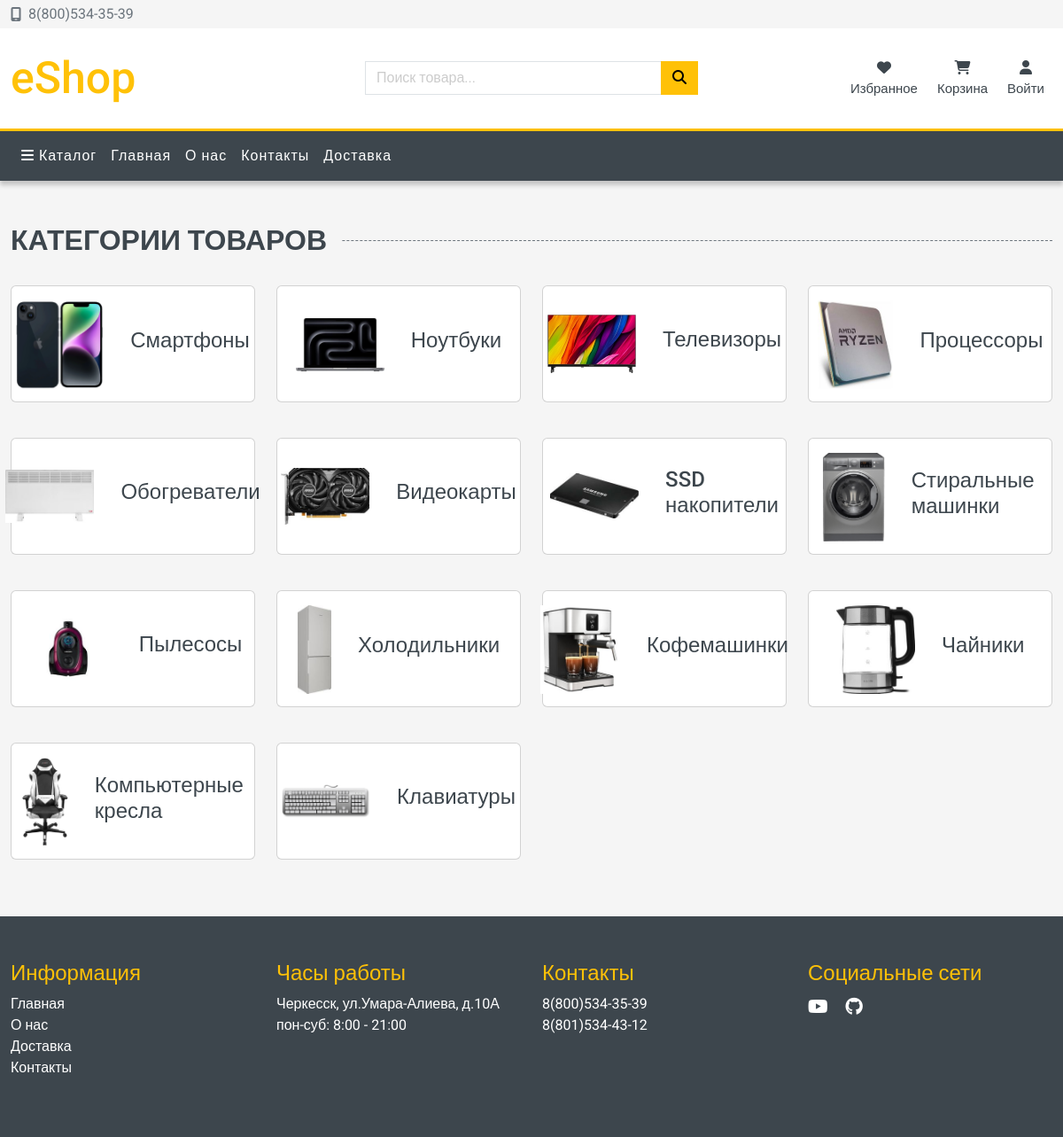
Page /catalog/ on the committed database.
### eShop/models.py (models this page shows, shortened)
class ProductCategory(models.Model):
    name = models.CharField(max_length=128, unique=True)
    image = models.ImageField(upload_to='categoty_images', default='categoty_images/dafault.jpg')
    class Meta:
        verbose_name = 'Категория'
        verbose_name_plural = 'Категории'

### eShop/views.py (the view)
# urls.py: path('catalog/', views.catalog, name='catalog'),
def catalog(request):
    context = {
        'title': 'Каталог',
        'categories': ProductCategory.objects.all()
    }
    return render(request, 'eShop/catalog.html', context)

### eShop/templates/eShop/catalog.html (shortened to what this page needs)
<!DOCTYPE html>
{% extends 'eShop/base.html' %}
{% load static %}
{% block content %}
<div class="container" style="min-height: 100vh;">
	<div class="row mt-5 mb-5">
		<div class="col-12">
			<h2 class="section-title">
				<span>Категории товаров</span>
			</h2>
		</div>
		{% for category in categories %}
		<div class="col-lg-3 col-md-4 col-sm-6 mb-3 mt-4">
			<div class="card" id="catalog-card">
				<a href="{% url 'category' category.id %}"
					class="card-body d-flex justify-content-center align-items-center" style="text-decoration: none;">
					<img src="{{ category.image.url }}" style="max-width: 100px; max-height: 100px;" alt="">
					<h4 class="card-title">{{ category.name }}</h4>
				</a>
			</div>
		</div>
		{% endfor %}
	</div>
</div>
{% endblock content %}

### eShop/static/eShop/css/style.css (style rules this page uses)
:root { --bg-color: #f5f5f5; --text-color: #6c757d; --accent-color: #ffc107; --contrast-color:#3d464d; --gray-color: #ccc; --red-color: #ee6e73; --light-grey-color: #eee; }
html, body { height: 100%; }
body { min-width: 320px; font-family: "Roboto", sans-serif; background-color: var(--bg-color); color: var(--text-color); }
a { color: var(--text-color); text-decoration: underline; }
img { max-width: 100%; height: auto; }
.container { max-width: 1400px; }
.section-title { position: relative; text-transform: uppercase; color: var(--contrast-color); font-weight: 700; }
.section-title span { background-color: var(--bg-color); padding-right: 1rem; position: relative; z-index: 1; }
.section-title::after { position: absolute; content: ""; width: 100%; top: 50%; left: 0; border-top: 1px dashed var(--text-color); }
#catalog-card { transition: all .3s; height: 132px; }
#catalog-card .card-title { color: var(--contrast-color); margin-left: 30px; transition: all .3s; }

### rows in the picture
ProductCategory: image (picture), name "Смартфоны"
ProductCategory: image (picture), name "Ноутбуки"
ProductCategory: image (picture), name "Телевизоры"
ProductCategory: image (picture), name "Процессоры"
ProductCategory: image (picture), name "Обогреватели"
ProductCategory: image (picture), name "Видеокарты"
ProductCategory: image (picture), name "SSD накопители"
ProductCategory: image (picture), name "Стиральные машинки"
ProductCategory: image (picture), name "Пылесосы"
ProductCategory: image (picture), name "Холодильники"
ProductCategory: image (picture), name "Кофемашинки"
ProductCategory: image (picture), name "Чайники"
ProductCategory: image (picture), name "Компьютерные кресла"
ProductCategory: image (picture), name "Клавиатуры"
